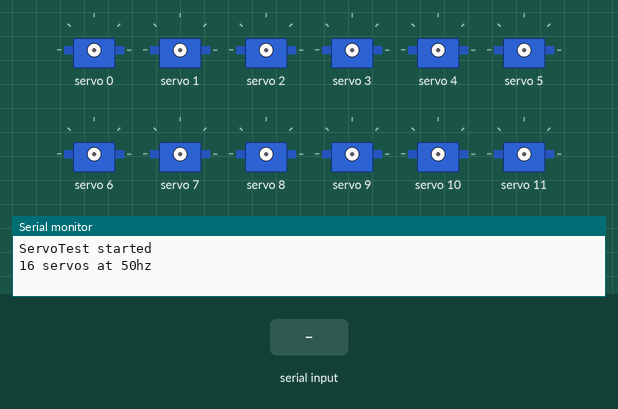
Recording of a sketch running on a simulated Arduino Uno, built with avr-gcc and run on an emulated ATmega328P. Shown: 12 × servo, the last lines printed to the serial monitor. The inputs (shaded band) are chosen by the test bench.

Above: at 1.2 s.
1.3 s: "{" received over Serial
4.3 s: "}" received over Serial
At 4.45 s:
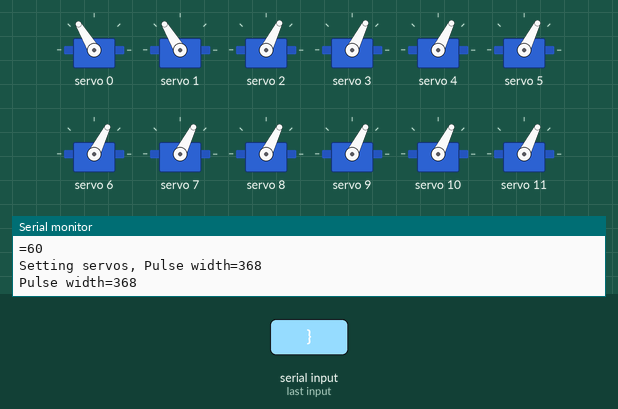
At 6.6 s:
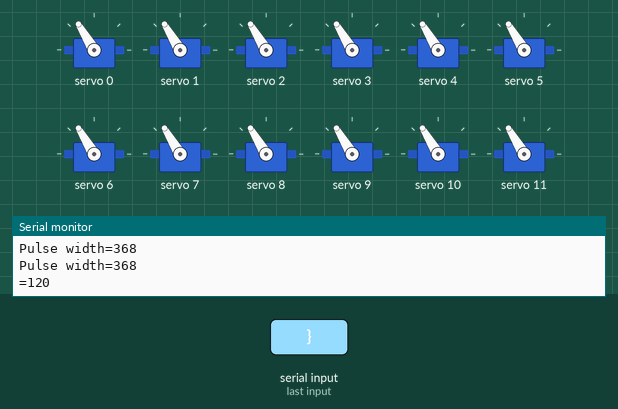
8.8 s: "{" received over Serial
At 8.95 s:
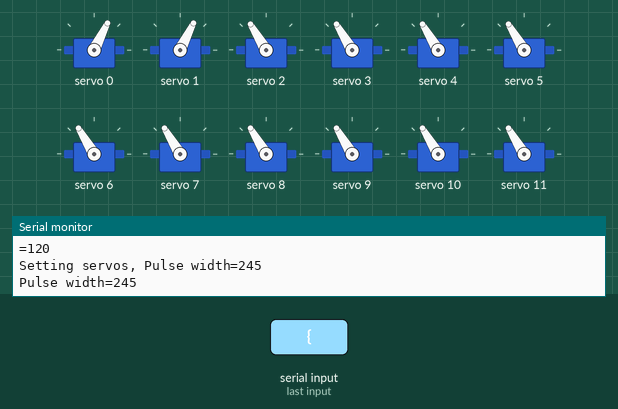
Timing chart, 0 to 11.8 s (numbered marks = the images above; inputs shaded):
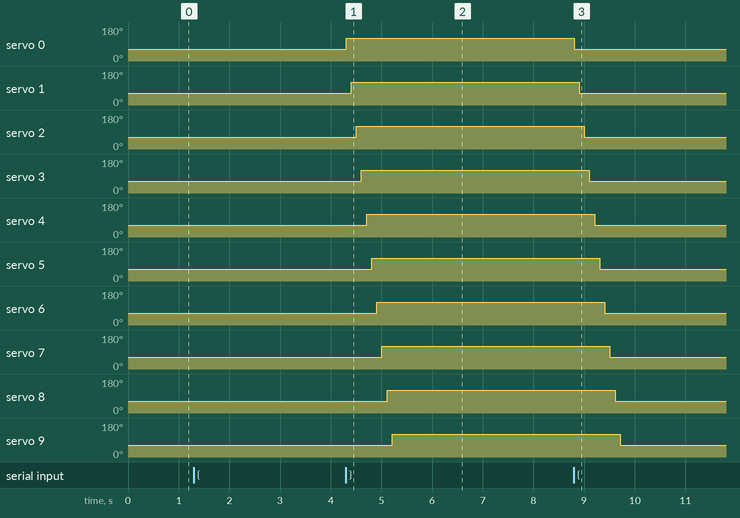

Measured:
- after the input at 4.3 s, servo 0: 63° → 121° at once; servo 1: 63° → 121° after 0.10 s; servo 2: 63° → 121° after 0.20 s; servo 3: 63° → 121° after 0.31 s; servo 4: 63° → 121° after 0.41 s
- after the input at 8.8 s, servo 0: 121° → 63° at once; servo 1: 121° → 63° after 0.10 s; servo 2: 121° → 63° after 0.20 s; servo 3: 121° → 63° after 0.31 s; servo 4: 121° → 63° after 0.41 s

The sketch:

ServoTest.ino.ino
```cpp
#include <Wire.h>
#include <Adafruit_PWMServoDriver.h>
#define SERVOMIN  150 // This is the 'minimum' pulse length count (out of 4096)
#define SERVOMAX  600 // This is the 'maximum' pulse length count (out of 4096)
#define USMIN  600 // This is the rounded 'minimum' microsecond length based on the minimum pulse of 150
#define USMAX  2400 // This is the rounded 'maximum' microsecond length based on the maximum pulse of 600
#define SERVO_FREQ 50 // Analog servos run at ~50 Hz updates


#define SERVO_NUM             16

//PCA9685
Adafruit_PWMServoDriver pwm = Adafruit_PWMServoDriver(0x40);
int lerpServo(float mux, int src, int dst) { return (int)(src * (1.0 - mux) + dst * mux); }

int pulseWidth(int angle, bool reverse)
{
  int pulse_wide, analog_value;
  if (reverse) angle = 180-angle;
  pulse_wide   = map(angle, 0, 180, USMIN, USMAX);
  analog_value = int(float(pulse_wide) / 1000000 * SERVO_FREQ * 4096);
  return analog_value;
}

void ServoSet(int servo, int degree)
{
  //setServoPulse(servo, 0.001);
  int analog_value = pulseWidth(degree,false);
  Serial.print(F("Pulse width="));
  Serial.println(analog_value);
  pwm.setPWM(servo,0,analog_value);

  delay(100);
}

void ServoSetAll(int degree)
{
  Serial.print(F("Setting servos, "));
  for (int servo=0;servo<SERVO_NUM;servo++)
  {
    ServoSet(servo,degree);
  }
  Serial.print(F("="));
  Serial.print(degree);
  Serial.println();
}

void setup() {
  Serial.begin(9600);
  Serial.println(F("ServoTest started"));
  pwm.begin();
  /*
   * In theory the internal oscillator (clock) is 25MHz but it really isn't
   * that precise. You can 'calibrate' this by tweaking this number until
   * you get the PWM update frequency you're expecting!
   * The int.osc. for the PCA9685 chip is a range between about 23-27MHz and
   * is used for calculating things like writeMicroseconds()
   * Analog servos run at ~50 Hz updates, It is importaint to use an
   * oscilloscope in setting the int.osc frequency for the I2C PCA9685 chip.
   * 1) Attach the oscilloscope to one of the PWM signal pins and ground on
   *    the I2C PCA9685 chip you are setting the value for.
   * 2) Adjust setOscillatorFrequency() until the PWM update frequency is the
   *    expected value (50Hz for most ESCs)
   * Setting the value here is specific to each individual I2C PCA9685 chip and
   * affects the calculations for the PWM update frequency.
   * Failure to correctly set the int.osc value will cause unexpected PWM results
   */
  //pwm.setOscillatorFrequency(27000000);
  pwm.setPWMFreq(SERVO_FREQ);  // Analog servos run at ~50 Hz updates

  delay(10);
  Serial.print(SERVO_NUM);
  Serial.print(F(" servos at "));
  Serial.print(SERVO_FREQ);
  Serial.print(F("hz"));
}

void loop()
{
  while (Serial.available())
  {
    int ch = Serial.read();
    switch (ch)
    {
      case '?': Serial.println(F("? { \\ }")); break;
      case '{': ServoSetAll(60);break;
      case '\\':ServoSetAll(90);break;
      case '}': ServoSetAll(120);break;
    }
  }
}
```
